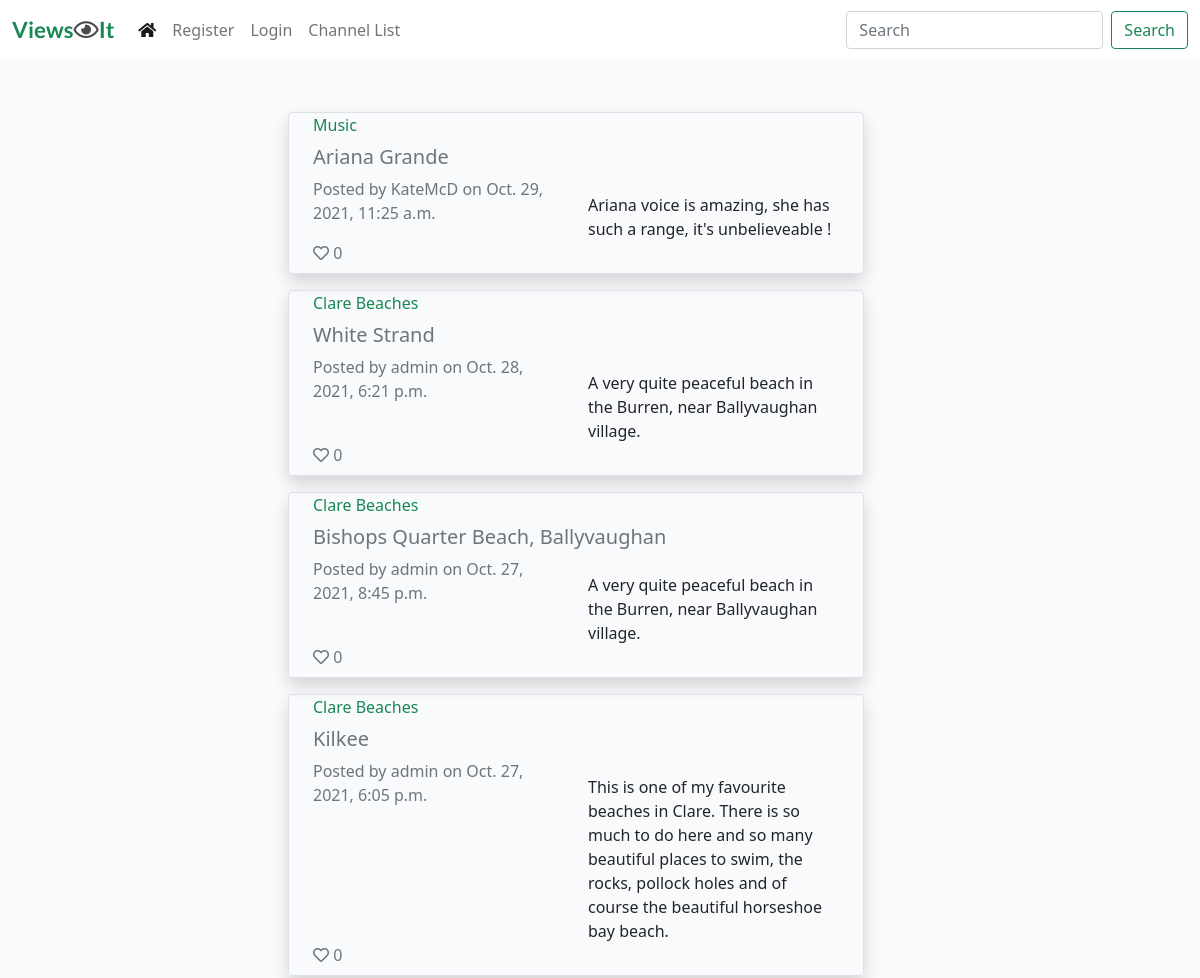
Before: / (upper part) with the older database file.
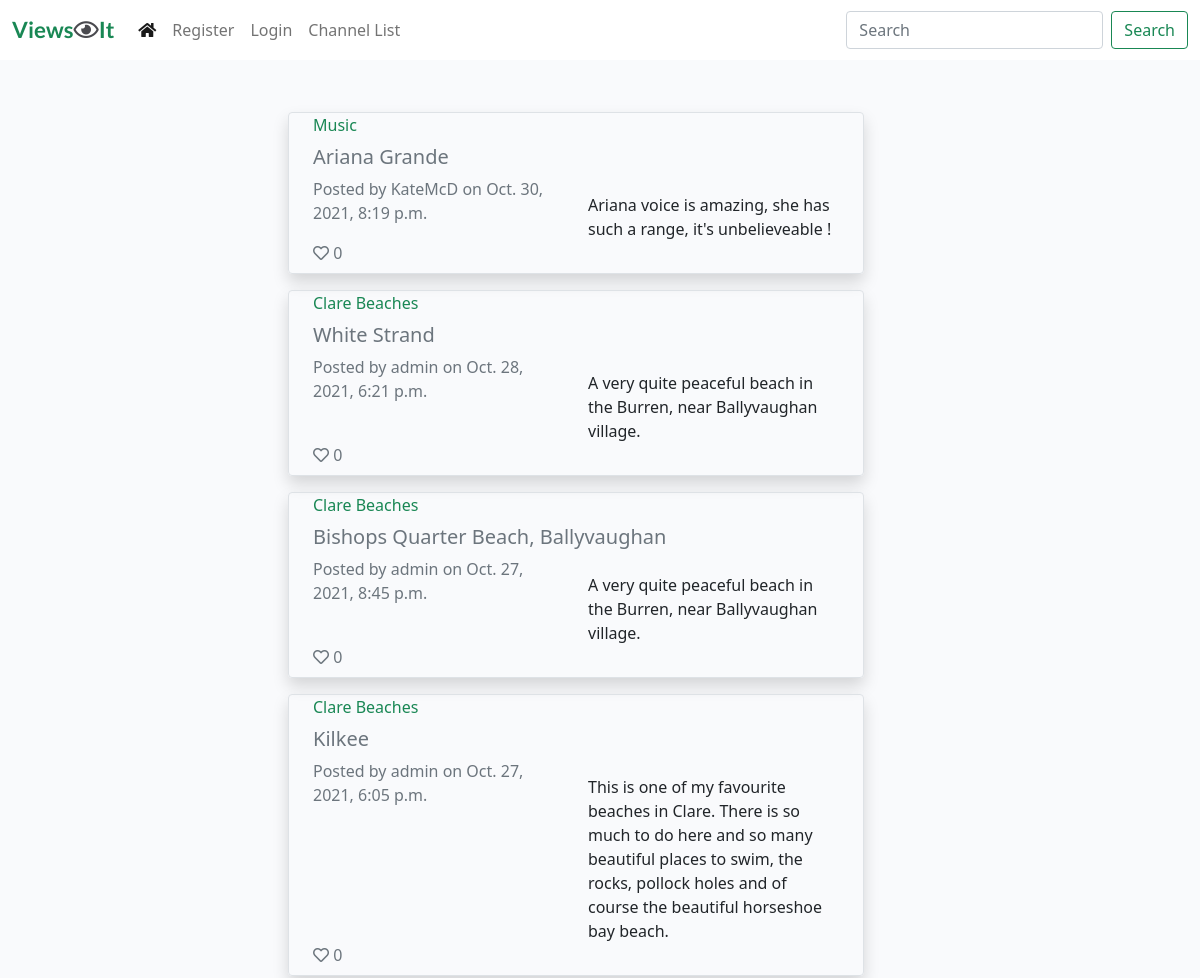
After: the same page with the newer database file.
### viewsit_app/models.py (models this page shows, shortened)
class ChannelPosts(models.Model):
    title = models.CharField(max_length=200)
    slug_url = models.SlugField(max_length=250, unique=True)
    channel = models.ForeignKey(Channel, on_delete=models.CASCADE,
                                related_name='channelposts')
    channel_post = models.CharField(max_length=200, blank=True)
    post_image = CloudinaryField('image', blank=True)
    post_url = models.URLField(max_length=250, blank=True)
    author = models.ForeignKey(User, on_delete=models.CASCADE,
                               related_name="authorposts")
    created_on = models.DateTimeField(auto_now_add=True)
    updated_on = models.DateTimeField(auto_now=True)
    status = models.IntegerField(choices=STATUS, default=0)
    likes = models.ManyToManyField(User, related_name='post_likes', blank=True)
    class Meta:
        ordering = ['-updated_on']
    def number_of_likes(self):
        return self.likes.count()

class Channel(models.Model):
    topic = models.CharField(max_length=50)
    topic_url = models.SlugField(max_length=50, unique=True)
    description = models.CharField(max_length=200)
    author = models.ForeignKey(User, on_delete=models.CASCADE,
                               related_name="channels")
    created_on = models.DateTimeField(auto_now_add=True)
    updated_on = models.DateTimeField(auto_now=True)
    status = models.IntegerField(choices=STATUS, default=0)
    class Meta:
        ordering = ['-created_on']
    def __str__(self):
        return self.topic

### viewsit_app/views.py (the view)
# urls.py: path('', views.ChannelViewAll.as_view(), name=''),
class ChannelViewAll(View):
    def get(self, request, *args, **kwargs):
        messages = ()
        message_string = request.GET.get('messages', '')
        if message_string:
            messages = messages + (message_string, )
        if request.user.is_authenticated:
            queryset = ChannelPosts.objects.filter(
                Q(status__exact=1) | Q(author__exact=request.user),
                Q(channel__status__exact=1),
                ).order_by("-updated_on")
        else:
            queryset = ChannelPosts.objects.filter(
                Q(status__exact=1),
                Q(channel__status__exact=1),
                ).order_by("-updated_on")
        return render(
            request,
            "channel_view.html",
            {
                "post_list": queryset,
                "messages": messages,
            },
        )

### templates/channel_view.html (shortened to what this page needs)
{% extends "base.html" %}
{% block content %}
<div class="container-fluid">
    <div class="row">
        <div class="col-12 col-sm-6 mt-3 offset-sm-3">
            <div class="row" >
                {% for post in post_list %}
                <div class="row">
                    {% if post.status == 0 %}
                        <div class="row border rounded shadow mt-3 unapproved-bg">
                    {% else %}
                        <div class="row border rounded shadow mt-3">
                    {% endif %}
                        {% if not channel_topic_url %}
                            <div class="col"><p class="card-text text-success">{{ post.channel }}</p></div>
                        {% endif %}
                        <div class="row mt-2"><h5 class="card-title text-muted">{{ post.title }}</h5></div>
                        <div class="col card-text text-secondary">Posted by {{ post.author }} on {{ post.updated_on }}</div>
                        {% if post.channel_post %}
                            <div class="col card-text mt-3">{{ post.channel_post }}</div>
                        {% endif %}
                        <p class="card-text text-muted mb-2"><i class="far fa-heart"></i> {{ post.number_of_likes }} </p>
                    </div>
                </div>
                {% empty %}
                    <div><h4>There are no posts to view.</h4></div>
                {% endfor %}
            </div>
        </div>
    </div>
</div>
{%endblock%}

### templates/base.html (shortened to what this page needs)
{% load static %}
<!DOCTYPE html>
<html class="h-100">
<head>
    <link rel="stylesheet" href="https://cdnjs.cloudflare.com/ajax/libs/font-awesome/5.15.3/css/all.min.css">
    <link href="https://cdn.jsdelivr.net/npm/bootstrap@5.0.1/dist/css/bootstrap.min.css" rel="stylesheet"
>
    <link href="https://cdn.jsdelivr.net/npm/summernote@0.8.18/dist/summernote.min.css" rel="stylesheet">
    <link rel="stylesheet" href="{% static 'css/style.css' %}">
</head>
<body class="d-flex flex-column h-100 main-bg">
    <nav class="navbar navbar-expand-lg navbar-light fixed-top bg-white">
        <div class="container-fluid">
            <a class="navbar-brand" href="{% url 'home' %}"><span class="brand">
                <span class="text-success">Views</span><span><i class="far fa-eye"></i><span class="text-success">It</span></span></a>
            <div class="collapse navbar-collapse" id="navbarText">
                <ul class="navbar-nav me-auto mb-2 mb-lg-0">
                    <li class="nav-item">
                        <a class="nav-link active" aria-current="page" href="{% url 'channel_view_all' %}"><i class="fas fa-home"></i></a>
                    </li>
                    {% if user.is_authenticated %}
                    <li class="nav-item">
                        <a class="nav-link" href="{% url 'account_logout' %}">Logout</a>
                    </li>
                    {% else %}
                    <li class="nav-item">
                        <a class="nav-link" href="{% url 'account_register' %}">Register</a>
                    </li>
                    <li class="nav-item">
                        <a class="nav-link" href="{% url 'user_login' %}">Login</a>
                    </li>
                    {% endif %}
                    <li class="nav-item">
                        <a class="nav-link" href="{% url 'channel_list' %}">Channel List</a>
                    </li>
                </ul>
                {% if not search_place_holder and not channel_topic_url%}
                    <span class="navbar-nav ml-auto mr-auto">
                        <form class="d-flex" action="{% url 'channel_view_search' %}" method="get">
                            <input class="form-control me-2" type="search" placeholder="Search" aria-label="Search" name="search_string">
                            <button class="btn btn-outline-success" type="submit">Search</button>
                        </form>
                    </span>
                {% endif %}
            </div>
        </div>
    </nav>
    <main class="flex-shrink-0 main-bg">
        {% block content %}
        {% endblock content %}
    </main>
</body>
</html>

### static/css/style.css (style rules this page uses)
body { padding-top: 80px; }
.brand { font-family: Lato, sans-serif; font-size: 1.4rem; font-weight: 700; color: #4A4A4F; }
.main-bg { background-color: #F9FAFC; }

Changed rows visible on the page:
changed ChannelPosts "Ariana Grande": updated_on "Oct. 29, 2021, 11:25 a.m." → "Oct. 30, 2021, 8:19 p.m."
